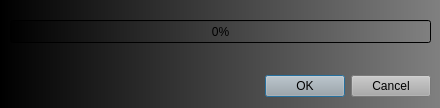
<?xml version="1.0" encoding="UTF-8"?>
<ui version="4.0">
 <class>ScanDialog</class>
 <widget class="QDialog" name="ScanDialog">
  <property name="geometry">
   <rect>
    <x>0</x>
    <y>0</y>
    <width>440</width>
    <height>108</height>
   </rect>
  </property>
  <property name="windowTitle">
   <string>Scanning...</string>
  </property>
  <property name="styleSheet">
   <string notr="true">background: qlineargradient( x1:0 y1:0, x2:1 y2:0, stop:0 black, stop:1 grey);</string>
  </property>
  <widget class="QDialogButtonBox" name="buttonBox">
   <property name="geometry">
    <rect>
     <x>10</x>
     <y>70</y>
     <width>421</width>
     <height>32</height>
    </rect>
   </property>
   <property name="styleSheet">
    <string notr="true">background-color: rgb(170, 170, 170);</string>
   </property>
   <property name="orientation">
    <enum>Qt::Horizontal</enum>
   </property>
   <property name="standardButtons">
    <set>QDialogButtonBox::Cancel|QDialogButtonBox::Ok</set>
   </property>
  </widget>
  <widget class="QProgressBar" name="progressBar">
   <property name="geometry">
    <rect>
     <x>10</x>
     <y>20</y>
     <width>421</width>
     <height>23</height>
    </rect>
   </property>
   <property name="value">
    <number>0</number>
   </property>
   <property name="textDirection">
    <enum>QProgressBar::TopToBottom</enum>
   </property>
   <property name="format">
    <string>%p%</string>
   </property>
  </widget>
 </widget>
 <resources/>
 <connections>
  <connection>
   <sender>buttonBox</sender>
   <signal>accepted()</signal>
   <receiver>ScanDialog</receiver>
   <slot>accept()</slot>
   <hints>
    <hint type="sourcelabel">
     <x>248</x>
     <y>254</y>
    </hint>
    <hint type="destinationlabel">
     <x>157</x>
     <y>274</y>
    </hint>
   </hints>
  </connection>
  <connection>
   <sender>buttonBox</sender>
   <signal>rejected()</signal>
   <receiver>ScanDialog</receiver>
   <slot>reject()</slot>
   <hints>
    <hint type="sourcelabel">
     <x>316</x>
     <y>260</y>
    </hint>
    <hint type="destinationlabel">
     <x>286</x>
     <y>274</y>
    </hint>
   </hints>
  </connection>
 </connections>
</ui>
